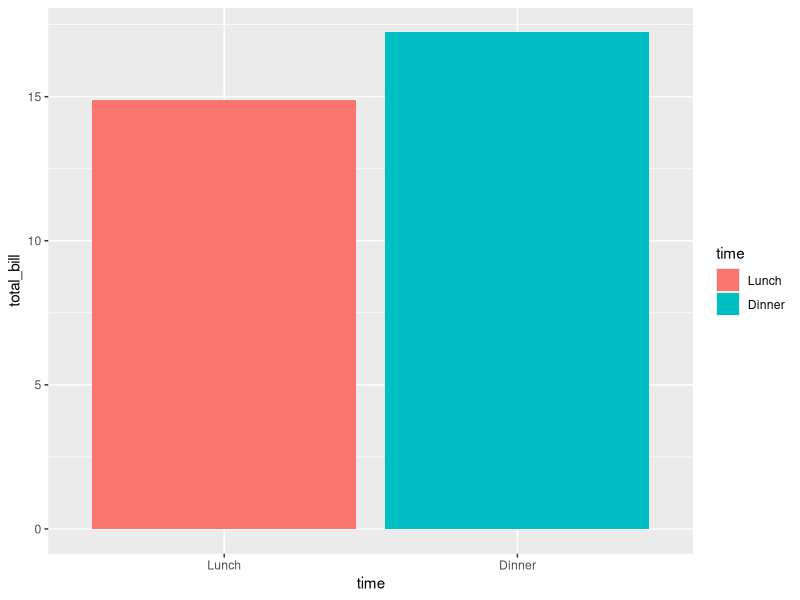

Write the R code that produced this figure.
# Title     : TODO
# Objective : TODO
# Created by: wang gang
# Created on: 2020/4/25

library(ggplot2)
rm(list = ls())
dat <- data.frame(
  time = factor(c("Lunch","Dinner"), levels=c("Lunch","Dinner")),
  total_bill = c(14.89, 17.23)
)
dat
ggplot(data=dat, aes(x=time, y=total_bill, fill=time)) +
    geom_bar(stat="identity")